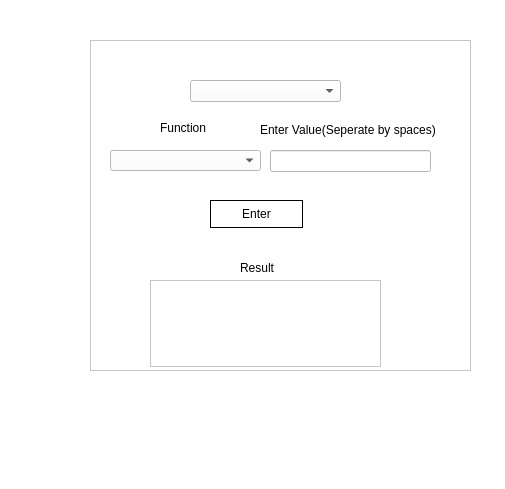
<?xml version="1.0" encoding="UTF-8"?>
<ui version="4.0">
 <class>Form</class>
 <widget class="QWidget" name="Form">
  <property name="geometry">
   <rect>
    <x>0</x>
    <y>0</y>
    <width>505</width>
    <height>489</height>
   </rect>
  </property>
  <property name="windowTitle">
   <string>Form</string>
  </property>
  <property name="styleSheet">
   <string notr="true">background:white;</string>
  </property>
  <widget class="QFrame" name="frame">
   <property name="geometry">
    <rect>
     <x>90</x>
     <y>40</y>
     <width>381</width>
     <height>331</height>
    </rect>
   </property>
   <property name="frameShape">
    <enum>QFrame::StyledPanel</enum>
   </property>
   <property name="frameShadow">
    <enum>QFrame::Raised</enum>
   </property>
   <widget class="QPushButton" name="pushButton">
    <property name="geometry">
     <rect>
      <x>120</x>
      <y>160</y>
      <width>93</width>
      <height>28</height>
     </rect>
    </property>
    <property name="styleSheet">
     <string notr="true">font: 87 8pt &quot;Segoe UI Black&quot;;
background: white;

  color: var(--fontcolor);
  border: 1 solid black;
  overflow: hidden;</string>
    </property>
    <property name="text">
     <string>Enter</string>
    </property>
   </widget>
   <widget class="QComboBox" name="Grouped_Combobox">
    <property name="geometry">
     <rect>
      <x>20</x>
      <y>110</y>
      <width>151</width>
      <height>21</height>
     </rect>
    </property>
    <property name="currentText">
     <string/>
    </property>
   </widget>
   <widget class="QLineEdit" name="lineEdit">
    <property name="geometry">
     <rect>
      <x>180</x>
      <y>110</y>
      <width>161</width>
      <height>22</height>
     </rect>
    </property>
   </widget>
   <widget class="QLabel" name="label_2">
    <property name="geometry">
     <rect>
      <x>70</x>
      <y>80</y>
      <width>61</width>
      <height>16</height>
     </rect>
    </property>
    <property name="text">
     <string>Function</string>
    </property>
   </widget>
   <widget class="QLabel" name="label_3">
    <property name="geometry">
     <rect>
      <x>170</x>
      <y>80</y>
      <width>191</width>
      <height>20</height>
     </rect>
    </property>
    <property name="autoFillBackground">
     <bool>false</bool>
    </property>
    <property name="text">
     <string>Enter Value(Seperate by spaces)</string>
    </property>
   </widget>
   <widget class="QPlainTextEdit" name="resultText">
    <property name="enabled">
     <bool>true</bool>
    </property>
    <property name="geometry">
     <rect>
      <x>60</x>
      <y>240</y>
      <width>231</width>
      <height>87</height>
     </rect>
    </property>
   </widget>
   <widget class="QLabel" name="label_4">
    <property name="geometry">
     <rect>
      <x>150</x>
      <y>220</y>
      <width>55</width>
      <height>16</height>
     </rect>
    </property>
    <property name="text">
     <string>Result</string>
    </property>
   </widget>
   <widget class="QComboBox" name="Class_Combobox">
    <property name="enabled">
     <bool>true</bool>
    </property>
    <property name="geometry">
     <rect>
      <x>100</x>
      <y>40</y>
      <width>151</width>
      <height>22</height>
     </rect>
    </property>
    <property name="editable">
     <bool>false</bool>
    </property>
    <property name="currentText">
     <string/>
    </property>
   </widget>
  </widget>
 </widget>
 <resources/>
 <connections/>
</ui>
